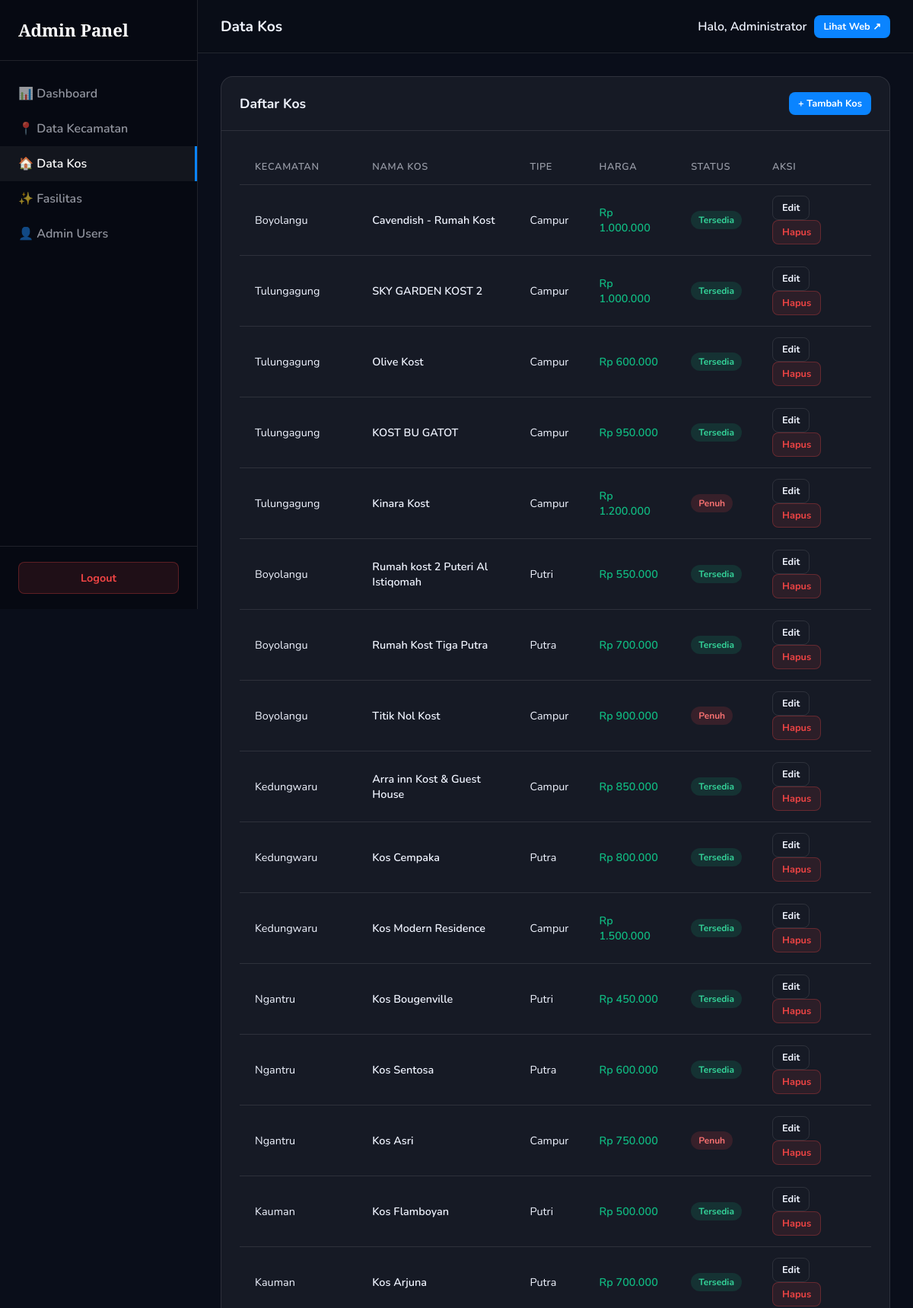
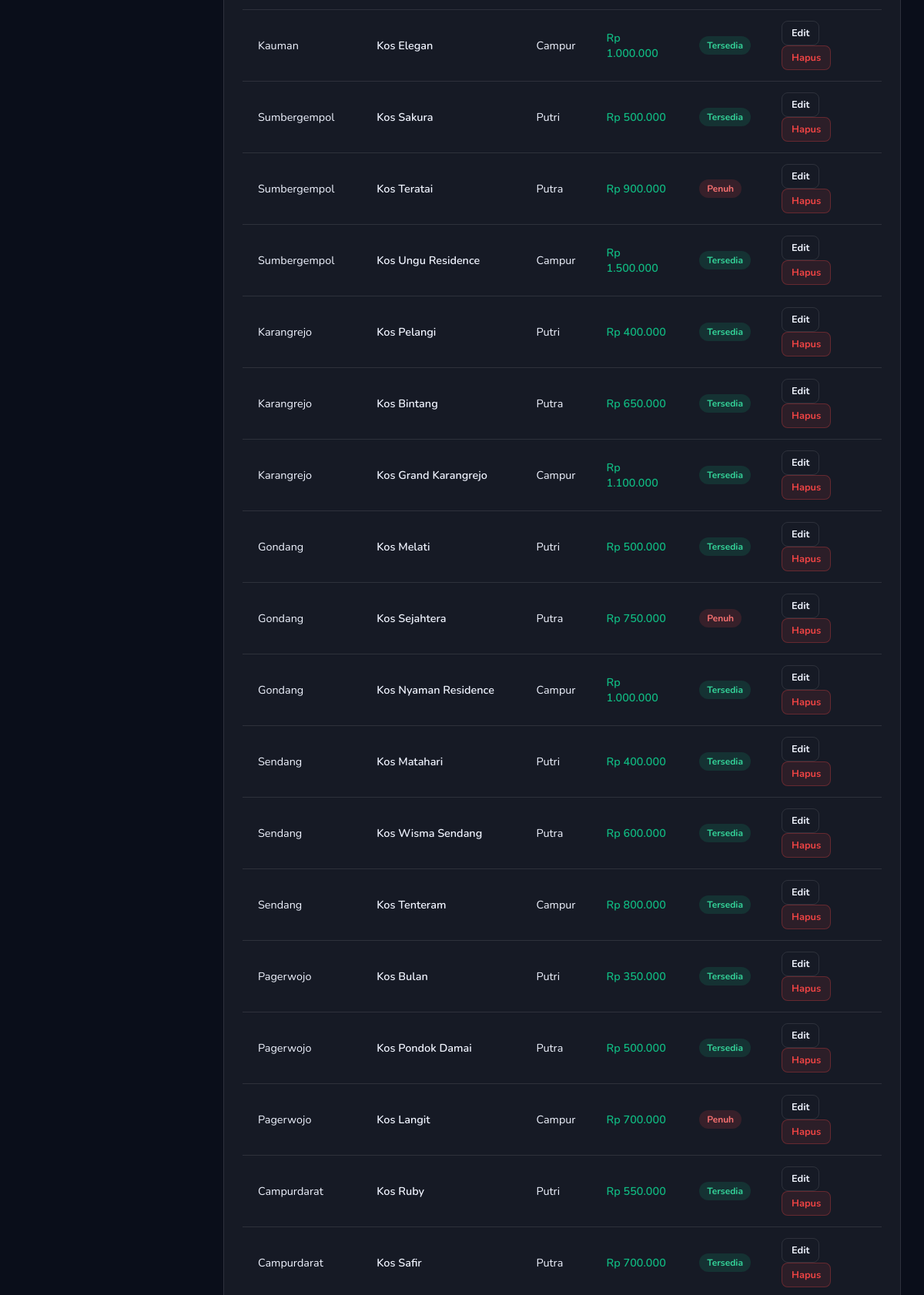
Screenshot of /admin/kos.php (signed in, upper part) with the database file from the repository (2 pictures, top to bottom).
### tables this page shows
CREATE TABLE `kos` (
  `id` int(11) NOT NULL,
  `kecamatan_id` int(11) NOT NULL,
  `nama` varchar(200) NOT NULL,
  `alamat` mediumtext NOT NULL,
  `tipe` enum('putra','putri','campur') NOT NULL DEFAULT 'campur',
  `harga` int(11) NOT NULL DEFAULT 0,
  `status` enum('tersedia','penuh') NOT NULL DEFAULT 'tersedia',
  `rating` decimal(2,1) DEFAULT 4.5,
  `telepon` varchar(20) DEFAULT NULL,
  `whatsapp` varchar(20) DEFAULT NULL,
  `foto_1` varchar(500) DEFAULT NULL,
  `foto_2` varchar(500) DEFAULT NULL,
  `foto_3` varchar(500) DEFAULT NULL,
  `foto_4` varchar(500) DEFAULT NULL,
  `foto_5` varchar(500) DEFAULT NULL,
  `foto_6` varchar(500) DEFAULT NULL,
  `created_at` timestamp NOT NULL DEFAULT current_timestamp(),
  `updated_at` timestamp NOT NULL DEFAULT current_timestamp() ON UPDATE current_timestamp()
);

CREATE TABLE `kecamatan` (
  `id` int(11) NOT NULL,
  `nama` varchar(100) NOT NULL,
  `slug` varchar(100) NOT NULL,
  `foto_url` varchar(500) DEFAULT NULL,
  `jumlah_kos` int(11) DEFAULT 0,
  `rating` decimal(2,1) DEFAULT 0.0,
  `urutan` int(11) DEFAULT 0,
  `created_at` timestamp NOT NULL DEFAULT current_timestamp(),
  `updated_at` timestamp NOT NULL DEFAULT current_timestamp() ON UPDATE current_timestamp()
);

### config/app.php (called while the page is built, shortened)
<?php
function formatRupiah($amount) {
    return 'Rp ' . number_format($amount, 0, ',', '.');
}

### admin/kos.php (the view, shortened to what this page needs)
<?php
require_once __DIR__ . '/../config/app.php';
$db = getDB();
$action = $_GET['action'] ?? 'list';
include __DIR__ . '/includes/header.php';
if ($action === 'add' || $action === 'edit'):
    $kos = null;
    $selectedFasilitas = [];
    if ($action === 'edit' && isset($_GET['id'])) {
        $stmt = $db->prepare("SELECT * FROM kos WHERE id = ?");
        $stmt->execute([$_GET['id']]);
        $kos = $stmt->fetch();
        $stmt = $db->prepare("SELECT fasilitas_id FROM kos_fasilitas WHERE kos_id = ?");
        $stmt->execute([$_GET['id']]);
        $selectedFasilitas = $stmt->fetchAll(PDO::FETCH_COLUMN);
    }
    $kecamatanList = $db->query("SELECT id, nama FROM kecamatan ORDER BY nama ASC")->fetchAll();
    $fasilitasList = $db->query("SELECT * FROM fasilitas ORDER BY nama ASC")->fetchAll();
?>
    <div class="card" style="max-width: 800px; margin: 0 auto;">
        <div class="card-header">
            <h4><?= $kos ? 'Edit Kos' : 'Tambah Kos' ?></h4>
            <a href="kos.php" class="btn btn-sm" style="background:var(--glass-md);color:var(--text);border:1px solid var(--border-glass)">Batal</a>
        </div>
        <div class="card-body">
            <form method="POST" action="kos.php?action=<?= $action ?>" enctype="multipart/form-data">
                <input type="hidden" name="csrf_token" value="<?= csrfToken() ?>">
                <?php if($kos): ?>
                <input type="hidden" name="id" value="<?= $kos['id'] ?>">
                <?php for ($fi = 1; $fi <= 6; $fi++): ?>
                <input type="hidden" name="foto_<?= $fi ?>_existing" value="<?= htmlspecialchars($kos['foto_'.$fi] ?? '') ?>">
                <?php endfor; ?>
                <?php endif; ?>
                <div class="d-flex gap-3">
                    <div class="form-group" style="flex:2">
                        <label class="form-label">Nama Kos *</label>
                        <input type="text" name="nama" class="form-control" required value="<?= $kos ? htmlspecialchars($kos['nama']) : '' ?>">
                    </div>
                    <div class="form-group" style="flex:1">
                        <label class="form-label">Kecamatan *</label>
                        <select name="kecamatan_id" class="form-control" required>
                            <option value="">-- Pilih Kecamatan --</option>
                            <?php foreach($kecamatanList as $kec): ?>
                            <option value="<?= $kec['id'] ?>" <?= ($kos && $kos['kecamatan_id'] == $kec['id']) ? 'selected' : '' ?>><?= htmlspecialchars($kec['nama']) ?></option>
                            <?php endforeach; ?>
                        </select>
                    </div>
                </div>
                <div class="form-group">
                    <label class="form-label">Alamat Lengkap *</label>
                    <textarea name="alamat" class="form-control" required rows="2"><?= $kos ? htmlspecialchars($kos['alamat']) : '' ?></textarea>
                </div>
                <div class="d-flex gap-3">
                    <div class="form-group" style="flex:1">
                        <label class="form-label">Tipe Kos</label>
                        <select name="tipe" class="form-control">
                            <option value="campur" <?= ($kos && $kos['tipe'] == 'campur') ? 'selected' : '' ?>>Campur</option>
                            <option value="putra" <?= ($kos && $kos['tipe'] == 'putra') ? 'selected' : '' ?>>Putra</option>
                            <option value="putri" <?= ($kos && $kos['tipe'] == 'putri') ? 'selected' : '' ?>>Putri</option>
                        </select>
                    </div>
                    <div class="form-group" style="flex:1">
                        <label class="form-label">Harga/Bulan (Rp) *</label>
                        <input type="number" name="harga" class="form-control" required value="<?= $kos ? $kos['harga'] : '0' ?>">
                    </div>
                    <div class="form-group" style="flex:1">
                        <label class="form-label">Status</label>
                        <select name="status" class="form-control">
                            <option value="tersedia" <?= ($kos && $kos['status'] == 'tersedia') ? 'selected' : '' ?>>Tersedia</option>
                            <option value="penuh" <?= ($kos && $kos['status'] == 'penuh') ? 'selected' : '' ?>>Penuh</option>
                        </select>
                    </div>
                    <div class="form-group" style="flex:1">
                        <label class="form-label">Rating (1.0 - 5.0)</label>
                        <input type="number" step="0.1" min="1" max="5" name="rating" class="form-control" value="<?= $kos ? $kos['rating'] : '4.5' ?>">
                    </div>
                </div>
                <div class="d-flex gap-3">
                    <div class="form-group" style="flex:1">
                        <label class="form-label">Telepon Biasa (Opsional)</label>
                        <input type="text" name="telepon" class="form-control" value="<?= $kos ? htmlspecialchars($kos['telepon'] ?? '') : '' ?>" placeholder="081...">
                    </div>
                    <div class="form-group" style="flex:1">
                        <label class="form-label">Nomor WhatsApp (Opsional)</label>
                        <input type="text" name="whatsapp" class="form-control" value="<?= $kos ? htmlspecialchars($kos['whatsapp'] ?? '') : '' ?>" placeholder="6281...">
                        <small style="color:var(--text-muted)">Awali dengan 62 (contoh: 628123...)</small>
                    </div>
                </div>
                <div class="form-group mt-3">
                    <label class="form-label">Fasilitas Kos</label>
                    <div class="checkbox-grid">
                        <?php foreach($fasilitasList as $f): ?>
                        <label class="checkbox-item">
                            <input type="checkbox" name="fasilitas[]" value="<?= $f['id'] ?>" <?= in_array($f['id'], $selectedFasilitas) ? 'checked' : '' ?>>
                            <?= $f['icon'] ?> <?= htmlspecialchars($f['nama']) ?>
                        </label>
                        <?php endforeach; ?>
                    </div>
                </div>
                <hr style="border:0;border-top:1px solid var(--border-glass);margin:24px 0;">
                <h5 style="margin-bottom:5px;">Foto Kos (Maksimal 6)</h5>
                <small style="color:var(--text-muted);display:block;margin-bottom:15px;">Upload file lokal atau isi URL external. Prioritas: file lokal > URL.</small>
                <div style="display:grid;grid-template-columns:repeat(3,1fr);gap:16px;">
                    <?php for ($fi = 1; $fi <= 6; $fi++):
                        $fotoKey = 'foto_' . $fi;
                        $fotoVal = $kos ? ($kos[$fotoKey] ?? '') : '';
                    ?>
                    <div class="form-group" style="margin-bottom:0">
                        <label class="form-label">Foto <?= $fi ?></label>
                        <input type="file" name="<?= $fotoKey ?>" class="form-control" accept=".jpg,.jpeg,.png,.webp" style="font-size:.8rem;padding:8px 10px;">
                        <input type="url" name="<?= $fotoKey ?>_external" class="form-control" style="margin-top:6px;font-size:.8rem;padding:8px 10px;" placeholder="URL External" value="<?= $fotoVal && strpos($fotoVal, 'http') === 0 ? htmlspecialchars($fotoVal) : '' ?>">
                        <?php if($fotoVal): ?>
                            <img src="<?= getImageSrc($fotoVal) ?>" style="width:100%;height:60px;margin-top:8px;border-radius:4px;object-fit:cover;border:1px solid var(--border-glass);">
                        <?php endif; ?>
                    </div>
                    <?php endfor; ?>
                </div>
                <button type="submit" class="btn btn-primary mt-4 btn-block">Simpan Data Kos</button>
            </form>
        </div>
    </div>
<?php else:  ?>
    <div class="card">
        <div class="card-header">
            <h4>Daftar Kos</h4>
            <a href="kos.php?action=add" class="btn btn-sm btn-primary">+ Tambah Kos</a>
        </div>
        <div class="card-body">
            <div class="table-responsive">
                <table>
                    <thead>
                        <tr>
                            <th>Kecamatan</th>
                            <th>Nama Kos</th>
                            <th>Tipe</th>
                            <th>Harga</th>
                            <th>Status</th>
                            <th width="150">Aksi</th>
                        </tr>
                    </thead>
                    <tbody>
                        <?php
                        $kosList = $db->query("SELECT k.*, kec.nama as nama_kecamatan FROM kos k JOIN kecamatan kec ON k.kecamatan_id = kec.id ORDER BY k.created_at DESC")->fetchAll();
                        foreach ($kosList as $k):
                        ?>
                        <tr>
                            <td><?= htmlspecialchars($k['nama_kecamatan']) ?></td>
                            <td style="font-weight:600"><?= htmlspecialchars($k['nama']) ?></td>
                            <td><?= ucfirst($k['tipe']) ?></td>
                            <td style="color:var(--success);font-weight:600"><?= formatRupiah($k['harga']) ?></td>
                            <td><span class="badge badge-<?= $k['status'] ?>"><?= ucfirst($k['status']) ?></span></td>
                            <td>
                                <a href="kos.php?action=edit&id=<?= $k['id'] ?>" class="btn btn-sm" style="background:var(--glass-md);color:var(--text);border:1px solid var(--border-glass)">Edit</a>
                                <a href="kos.php?action=delete&id=<?= $k['id'] ?>" class="btn btn-sm btn-danger" onclick="return confirm('Hapus kos ini?');">Hapus</a>
                            </td>
                        </tr>
                        <?php endforeach; ?>
                    </tbody>
                </table>
            </div>
        </div>
    </div>
<?php endif; ?>
<?php include __DIR__ . '/includes/footer.php'; ?>

### admin/assets/admin.css (style rules this page uses)
:root { --bg-main: #0a0e1a; --bg-card: rgba(255, 255, 255, 0.05); --border-glass: rgba(255, 255, 255, 0.1); --border-focus: rgba(130, 207, 255, 0.5); --text-main: #f0f4ff; --text-muted: rgba(240, 244, 255, 0.6); --accent: #0a84ff; --accent-hover: #006ee6; --danger: #ef4444; --success: #10b981; --sidebar-w: 260px; --header-h: 70px; --r-card: 16px; --r-input: 8px; --shadow-main: 0 8px 30px rgba(0,0,0,0.4); }
* { box-sizing: border-box; margin: 0; padding: 0; }
body { font-family: 'Nunito', sans-serif; background: var(--bg-main); color: var(--text-main); display: flex; min-height: 100vh; }
.btn { display: inline-flex; align-items: center; justify-content: center; gap: 8px; padding: 10px 20px; border-radius: var(--r-input); font-weight: 700; cursor: pointer; transition: all 0.2s; border: none; font-family: 'Nunito', sans-serif; text-decoration: none; font-size: 0.9rem; }
.btn-primary { background: var(--accent); color: #fff; }
.btn-danger { background: rgba(239, 68, 68, 0.1); color: var(--danger); border: 1px solid rgba(239, 68, 68, 0.3); }
.btn-sm { padding: 6px 12px; font-size: 0.8rem; }
.card { background: var(--bg-card); border: 1px solid var(--border-glass); border-radius: var(--r-card); margin-bottom: 24px; overflow: hidden; }
.card-header { padding: 20px 24px; border-bottom: 1px solid var(--border-glass); display: flex; justify-content: space-between; align-items: center; }
.card-header h4 { font-size: 1.1rem; }
.card-body { padding: 24px; }
.table-responsive { overflow-x: auto; }
table { width: 100%; border-collapse: collapse; }
th, td { padding: 14px 20px; text-align: left; border-bottom: 1px solid var(--border-glass); font-size: 0.9rem; }
th { color: var(--text-muted); font-weight: 600; text-transform: uppercase; font-size: 0.8rem; letter-spacing: 0.05em; }
.badge { display: inline-block; padding: 4px 10px; border-radius: 100px; font-size: 0.75rem; font-weight: 700; }
.badge-tersedia { background: rgba(16, 185, 129, 0.15); color: #34d399; }
.badge-penuh { background: rgba(239, 68, 68, 0.15); color: #f87171; }

### rows the page displays
kos: kecamatan.nama "Boyolangu", nama "Cavendish - Rumah Kost", tipe "Campur", harga "Rp 1.000.000", status "Tersedia"
kos: kecamatan.nama "Tulungagung", nama "SKY GARDEN KOST 2", tipe "Campur", harga "Rp 1.000.000", status "Tersedia"
kos: kecamatan.nama "Tulungagung", nama "Olive Kost", tipe "Campur", harga "Rp 600.000", status "Tersedia"
kos: kecamatan.nama "Tulungagung", nama "KOST BU GATOT", tipe "Campur", harga "Rp 950.000", status "Tersedia"
kos: kecamatan.nama "Tulungagung", nama "Kinara Kost", tipe "Campur", harga "Rp 1.200.000", status "Penuh"
kos: kecamatan.nama "Boyolangu", nama "Rumah kost 2 Puteri Al Istiqomah", tipe "Putri", harga "Rp 550.000", status "Tersedia"
kos: kecamatan.nama "Boyolangu", nama "Rumah Kost Tiga Putra", tipe "Putra", harga "Rp 700.000", status "Tersedia"
kos: kecamatan.nama "Boyolangu", nama "Titik Nol Kost", tipe "Campur", harga "Rp 900.000", status "Penuh"
kos: kecamatan.nama "Kedungwaru", nama "Arra inn Kost & Guest House", tipe "Campur", harga "Rp 850.000", status "Tersedia"
kos: kecamatan.nama "Kedungwaru", nama "Kos Cempaka", tipe "Putra", harga "Rp 800.000", status "Tersedia"
kos: kecamatan.nama "Kedungwaru", nama "Kos Modern Residence", tipe "Campur", harga "Rp 1.500.000", status "Tersedia"
kos: kecamatan.nama "Ngantru", nama "Kos Bougenville", tipe "Putri", harga "Rp 450.000", status "Tersedia"
kos: kecamatan.nama "Ngantru", nama "Kos Sentosa", tipe "Putra", harga "Rp 600.000", status "Tersedia"
kos: kecamatan.nama "Ngantru", nama "Kos Asri", tipe "Campur", harga "Rp 750.000", status "Penuh"
kos: kecamatan.nama "Kauman", nama "Kos Flamboyan", tipe "Putri", harga "Rp 500.000", status "Tersedia"
kos: kecamatan.nama "Kauman", nama "Kos Arjuna", tipe "Putra", harga "Rp 700.000", status "Tersedia"
kos: kecamatan.nama "Kauman", nama "Kos Elegan", tipe "Campur", harga "Rp 1.000.000", status "Tersedia"
kos: kecamatan.nama "Sumbergempol", nama "Kos Sakura", tipe "Putri", harga "Rp 500.000", status "Tersedia"
kos: kecamatan.nama "Sumbergempol", nama "Kos Teratai", tipe "Putra", harga "Rp 900.000", status "Penuh"
kos: kecamatan.nama "Sumbergempol", nama "Kos Ungu Residence", tipe "Campur", harga "Rp 1.500.000", status "Tersedia"
kos: kecamatan.nama "Karangrejo", nama "Kos Pelangi", tipe "Putri", harga "Rp 400.000", status "Tersedia"
kos: kecamatan.nama "Karangrejo", nama "Kos Bintang", tipe "Putra", harga "Rp 650.000", status "Tersedia"
kos: kecamatan.nama "Karangrejo", nama "Kos Grand Karangrejo", tipe "Campur", harga "Rp 1.100.000", status "Tersedia"
kos: kecamatan.nama "Gondang", nama "Kos Melati", tipe "Putri", harga "Rp 500.000", status "Tersedia"
kos: kecamatan.nama "Gondang", nama "Kos Sejahtera", tipe "Putra", harga "Rp 750.000", status "Penuh"
kos: kecamatan.nama "Gondang", nama "Kos Nyaman Residence", tipe "Campur", harga "Rp 1.000.000", status "Tersedia"
kos: kecamatan.nama "Sendang", nama "Kos Matahari", tipe "Putri", harga "Rp 400.000", status "Tersedia"
kos: kecamatan.nama "Sendang", nama "Kos Wisma Sendang", tipe "Putra", harga "Rp 600.000", status "Tersedia"
kos: kecamatan.nama "Sendang", nama "Kos Tenteram", tipe "Campur", harga "Rp 800.000", status "Tersedia"
kos: kecamatan.nama "Pagerwojo", nama "Kos Bulan", tipe "Putri", harga "Rp 350.000", status "Tersedia"
kos: kecamatan.nama "Pagerwojo", nama "Kos Pondok Damai", tipe "Putra", harga "Rp 500.000", status "Tersedia"
kos: kecamatan.nama "Pagerwojo", nama "Kos Langit", tipe "Campur", harga "Rp 700.000", status "Penuh"
kos: kecamatan.nama "Campurdarat", nama "Kos Ruby", tipe "Putri", harga "Rp 550.000", status "Tersedia"
kos: kecamatan.nama "Campurdarat", nama "Kos Safir", tipe "Putra", harga "Rp 700.000", status "Tersedia"

### other values shown
$pageTitle "Data Kos"
$_SESSION['admin_nama'] "Administrator"
